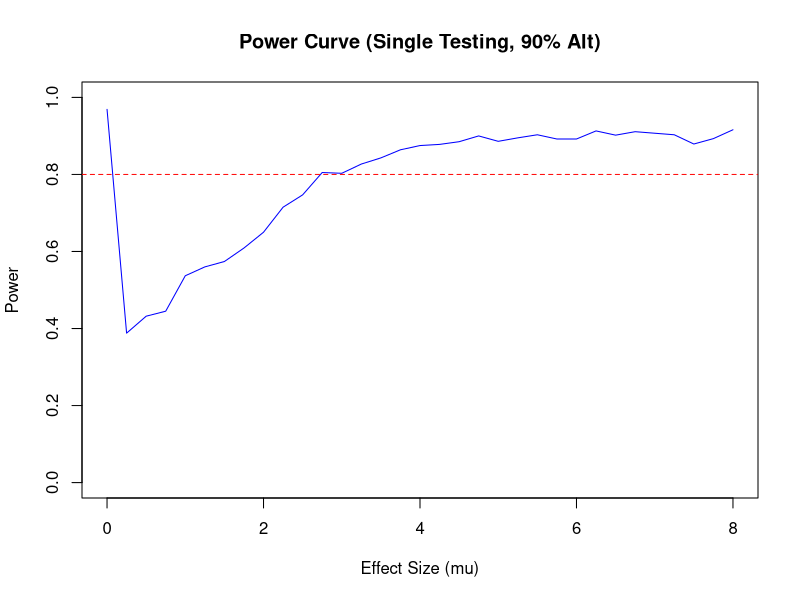
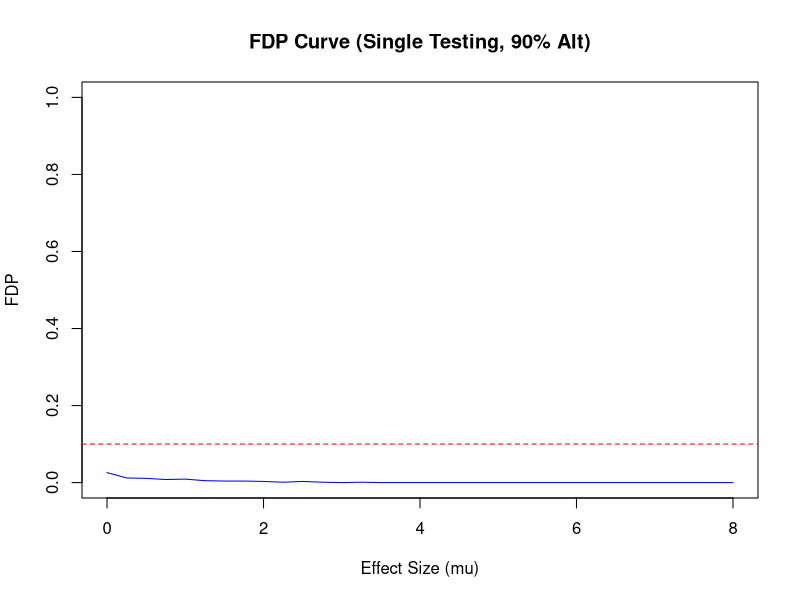
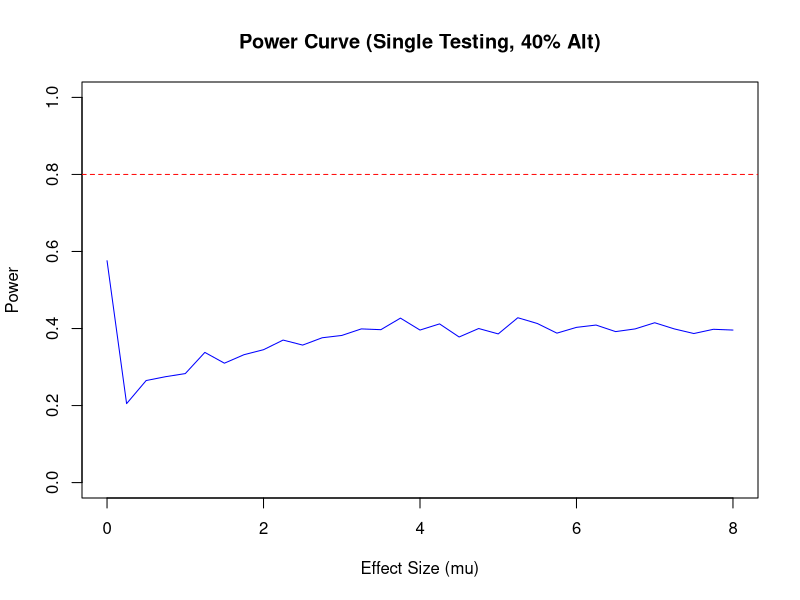
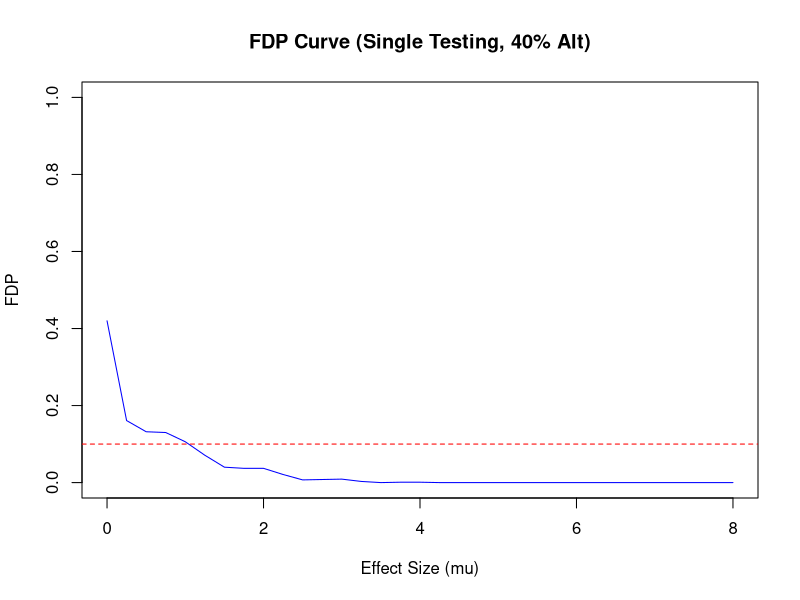
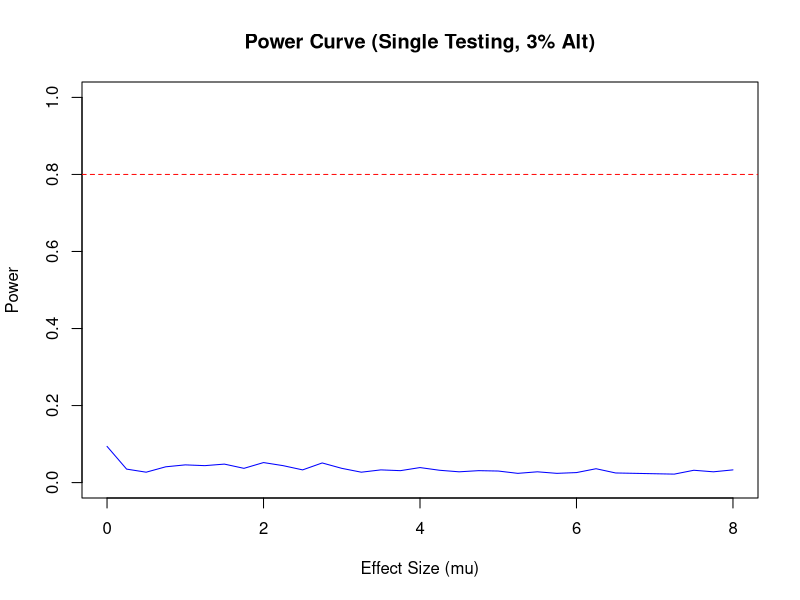
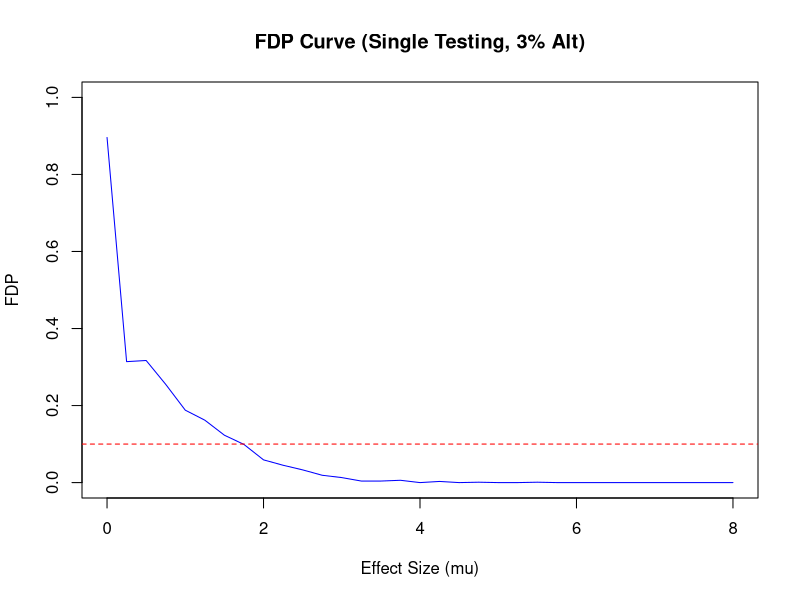
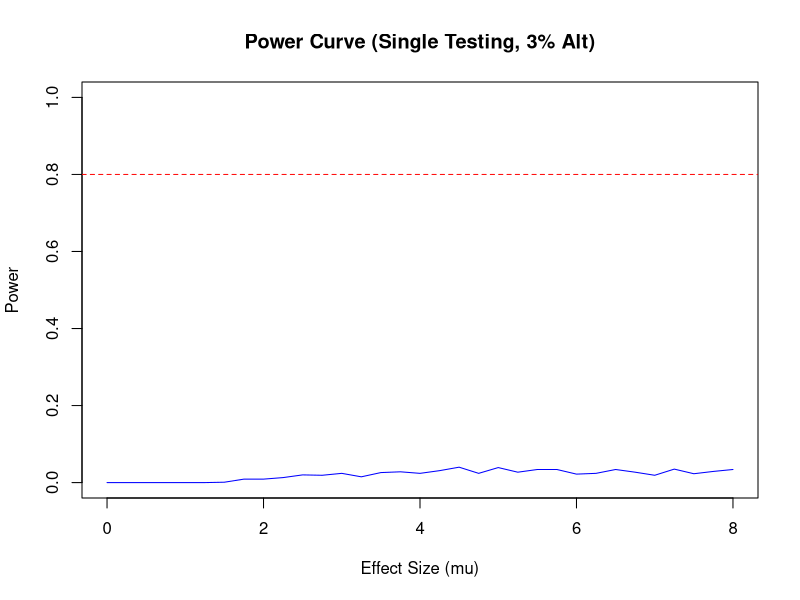
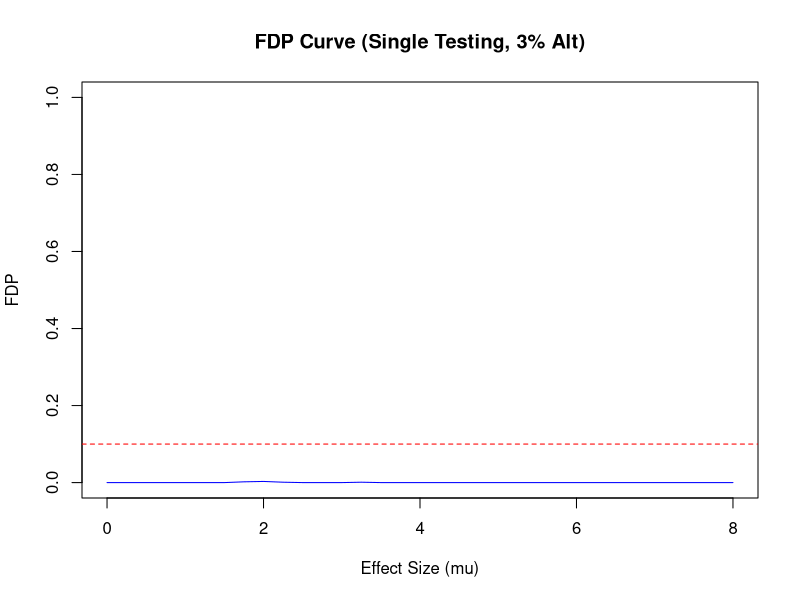

Source code (R) for these figures, in order:
calc_dens_ind_hl <- function(Zmat, mu, pi, hl) {
  N <- nrow(Zmat)
  K <- ncol(Zmat)
  
  dens <- rep(1, N)
  
  for (j in 1:K) {
    dens_j <- if (hl[j] == 0) {
      dnorm(Zmat[,j], mean = 0, sd = 1)
    } else {
      pi * dnorm(Zmat[,j], mean = mu[j], sd = 1) +
        (1 - pi) * dnorm(Zmat[,j], mean = -mu[j], sd = 1)
    }
    
    dens <- dens * dens_j
  }
  
  return(dens)
}

#------------------------------------------------------------------------------------
symm_fit_ind_single <- function(testStat, fixedMu, fixedPi) {
  # testStat: numeric vector of length K (e.g., c(Z1, Z2))
  # fixedMu: numeric vector of length K
  # fixedPi: vector of length 4 → prior over (0,0), (0,1), (1,0), (1,1)
  
  K <- length(testStat)
  
  # Define the four h^l configurations
  Hmat <- list(
    c(0, 0), # global null
    c(0, 1), # partial
    c(1, 0), # partial
    c(1, 1)  # full alt
  )
  
  # Compute density under each pattern
  dens <- sapply(1:4, function(idx) {
    hl_vec <- Hmat[[idx]]
    calc_dens_ind_hl(matrix(testStat, nrow = 1), fixedMu, pi = 0.5, hl_vec) # pi here controls sign mixture
  })
  
  # Weight by fixed priors
  weighted_dens <- dens * fixedPi
  
  # Total marginal probability of Z
  probZ <- sum(weighted_dens)
  
  # Null = configs with at least one zero
  null_indices <- c(1, 2, 3) # (0,0), (0,1), (1,0)
  probNull <- sum(weighted_dens[null_indices])
  
  # Local FDR
  lfdr <- probNull / probZ
  
  return(list(
    lfdr = lfdr,
    probZ = probZ,
    probNull = probNull
  ))
}


#------------------------------------------------------------------------------------
# Function to generate one test statistic (J=1)
generate_single_test <- function(mu, hl, pi = 0.5) {
  K <- length(mu)
  Z <- numeric(K)
  
  for (j in 1:K) {
    if (hl[j] == 0) {
      Z[j] <- rnorm(1, 0, 1)
    } else {
      # Sample sign according to probability pi for +mu and 1-pi for -mu
      sign_j <- sample(c(-1, 1), 1, prob = c(1 - pi, pi))
      Z[j] <- rnorm(1, mean = sign_j * mu[j], sd = 1)
    }
  }
  return(Z)
}

#----------------------------------------------------------------------------------------
fixedPi_90 <- c(0.03, 0.03, 0.04, 0.90)

run_simulation_single <- function(fixedMu, n_sim = 1000) {
  fdp_vec <- numeric(n_sim)
  power_vec <- numeric(n_sim)
  
  for (i in 1:n_sim) {
    # Randomly choosing one h^l with probabiliy 0.03 for (0,0), 0.3 for (0,1), 0.04 for (1,0), and 0.9 for (1,1)
    state <- sample(1:4, 1, prob = fixedPi_90)
    
    # Map to hl vector
    hl_list <- list(
      c(0, 0), # global null
      c(0, 1), # partial
      c(1, 0), # partial
      c(1, 1)  # full alt
    )
    hl <- hl_list[[state]]
    
    # Generate one test statistic (J=1)
    testStat <- matrix(generate_single_test(fixedMu, hl), nrow = 1)
    true_label <- ifelse(any(hl != 0), 1, 0) # 1 = alt, 0 = null
    
    # Fit fixed model
    fit_result <- symm_fit_ind_single(testStat, fixedMu, fixedPi_90)
    lfdr <- fit_result$lfdr
    
    # Rejection rule: reject if lfdr <= 0.1
    reject <- (lfdr <= 0.1)
    
    if (reject) {
      if (true_label == 1) {
        fdp_vec[i] <- 0
        power_vec[i] <- 1
      } else {
        fdp_vec[i] <- 1
        power_vec[i] <- 0
      }
    } else {
      fdp_vec[i] <- 0
      power_vec[i] <- 0
    }
  }
  
  list(mean_fdp = mean(fdp_vec),
       power = mean(power_vec))
}

## Run function by varying effect sizes (mu)
mu_values <- seq(0, 8, by = 0.25)
results_single <- lapply(mu_values, function(mu_val) {
  fixedMu <- rep(mu_val, 2)  # K = 2
  run_simulation_single(fixedMu)
})

mean_power_single <- sapply(results_single, function(res) res$power)
mean_fdp_single <- sapply(results_single, function(res) res$mean_fdp)

## Plot the power curve
plot(mu_values, mean_power_single, type = "l", pch = 19, col = "blue",
     ylim = c(0, 1), xlab = "Effect Size (mu)", ylab = "Power",
     main = "Power Curve (Single Testing, 90% Alt)")
abline(h = 0.8, col = "red", lty = 2)  # reference line for 80% power

## Plot the FDP curve
plot(mu_values, mean_fdp_single, type = "l", pch = 19, col = "blue",
     ylim = c(0, 1), xlab = "Effect Size (mu)", ylab = "FDP",
     main = "FDP Curve (Single Testing, 90% Alt)")
abline(h = 0.1, col = "red", lty = 2)  # reference FDR threshold

#----------------------------------------------------------------------------------
fixedPi_40 <- c(0.4, 0.1, 0.1, 0.4)

run_simulation_single <- function(fixedMu, n_sim = 1000) {
  fdp_vec <- numeric(n_sim)
  power_vec <- numeric(n_sim)
  
  for (i in 1:n_sim) {
    # Randomly choosing one h^l with probability fixedPi_40
    state <- sample(1:4, 1, prob = fixedPi_40)
    
    # Map to hl vector
    hl_list <- list(
      c(0, 0), # global null
      c(0, 1), # partial
      c(1, 0), # partial
      c(1, 1)  # full alt
    )
    hl <- hl_list[[state]]
    
    # Generate one test statistic (J=1)
    testStat <- matrix(generate_single_test(fixedMu, hl), nrow = 1)
    true_label <- ifelse(any(hl != 0), 1, 0) # 1 = alt, 0 = null
    
    # Fit fixed model
    fit_result <- symm_fit_ind_single(testStat, fixedMu, fixedPi_90)
    lfdr <- fit_result$lfdr
    
    # Rejection rule: reject if lfdr <= 0.1
    reject <- (lfdr <= 0.1)
    
    if (reject) {
      if (true_label == 1) {
        fdp_vec[i] <- 0
        power_vec[i] <- 1
      } else {
        fdp_vec[i] <- 1
        power_vec[i] <- 0
      }
    } else {
      fdp_vec[i] <- 0
      power_vec[i] <- 0
    }
  }
  
  list(mean_fdp = mean(fdp_vec),
       power = mean(power_vec))
}

## Run function by varying effect sizes (mu)
mu_values <- seq(0, 8, by = 0.25)
results_single <- lapply(mu_values, function(mu_val) {
  fixedMu <- rep(mu_val, 2)  # K = 2
  run_simulation_single(fixedMu)
})

mean_power_single <- sapply(results_single, function(res) res$power)
mean_fdp_single <- sapply(results_single, function(res) res$mean_fdp)

## Plot the power curve
plot(mu_values, mean_power_single, type = "l", pch = 19, col = "blue",
     ylim = c(0, 1), xlab = "Effect Size (mu)", ylab = "Power",
     main = "Power Curve (Single Testing, 40% Alt)")
abline(h = 0.8, col = "red", lty = 2)  # reference line for 80% power

## Plot the FDP curve
plot(mu_values, mean_fdp_single, type = "l", pch = 19, col = "blue",
     ylim = c(0, 1), xlab = "Effect Size (mu)", ylab = "FDP",
     main = "FDP Curve (Single Testing, 40% Alt)")
abline(h = 0.1, col = "red", lty = 2)  # reference FDR threshold

#--------------------------------------------------------------------------------
fixedPi_3 <- c(0.9, 0.04, 0.03, 0.03)

run_simulation_single <- function(fixedMu, n_sim = 1000) {
  fdp_vec <- numeric(n_sim)
  power_vec <- numeric(n_sim)
  
  for (i in 1:n_sim) {
    # Randomly choosing one h^l with probability fixedPi_3
    state <- sample(1:4, 1, prob = fixedPi_3)
    
    # Map to hl vector
    hl_list <- list(
      c(0, 0), # global null
      c(0, 1), # partial
      c(1, 0), # partial
      c(1, 1)  # full alt
    )
    hl <- hl_list[[state]]
    
    # Generate one test statistic (J=1)
    testStat <- matrix(generate_single_test(fixedMu, hl), nrow = 1)
    true_label <- ifelse(any(hl != 0), 1, 0) # 1 = alt, 0 = null
    
    # Fit fixed model
    fit_result <- symm_fit_ind_single(testStat, fixedMu, fixedPi_90)
    lfdr <- fit_result$lfdr
    
    # Rejection rule: reject if lfdr <= 0.1
    reject <- (lfdr <= 0.1)
    
    if (reject) {
      if (true_label == 1) {
        fdp_vec[i] <- 0
        power_vec[i] <- 1
      } else {
        fdp_vec[i] <- 1
        power_vec[i] <- 0
      }
    } else {
      fdp_vec[i] <- 0
      power_vec[i] <- 0
    }
  }
  
  list(mean_fdp = mean(fdp_vec),
       power = mean(power_vec))
}

## Run function by varying effect sizes (mu)
mu_values <- seq(0, 8, by = 0.25)
results_single <- lapply(mu_values, function(mu_val) {
  fixedMu <- rep(mu_val, 2)  # K = 2
  run_simulation_single(fixedMu)
})

mean_power_single <- sapply(results_single, function(res) res$power)
mean_fdp_single <- sapply(results_single, function(res) res$mean_fdp)

## Plot the power curve
plot(mu_values, mean_power_single, type = "l", pch = 19, col = "blue",
     ylim = c(0, 1), xlab = "Effect Size (mu)", ylab = "Power",
     main = "Power Curve (Single Testing, 3% Alt)")
abline(h = 0.8, col = "red", lty = 2)  # reference line for 80% power

## Plot the FDP curve
plot(mu_values, mean_fdp_single, type = "l", pch = 19, col = "blue",
     ylim = c(0, 1), xlab = "Effect Size (mu)", ylab = "FDP",
     main = "FDP Curve (Single Testing, 3% Alt)")
abline(h = 0.1, col = "red", lty = 2)  # reference FDR threshold

#---------------------------------------------------------------------------------
# Misspecify priors with fixedPi_3 as reference

run_simulation_single <- function(fixedMu, n_sim = 1000) {
  fdp_vec <- numeric(n_sim)
  power_vec <- numeric(n_sim)
  
  for (i in 1:n_sim) {
    # Randomly choosing one h^l with probability fixedPi_3
    state <- sample(1:4, 1, prob = fixedPi_3)
    
    # Map to hl vector
    hl_list <- list(
      c(0, 0), # global null
      c(0, 1), # partial
      c(1, 0), # partial
      c(1, 1)  # full alt
    )
    hl <- hl_list[[state]]
    
    # Generate one test statistic (J=1)
    testStat <- matrix(generate_single_test(fixedMu, hl), nrow = 1)
    true_label <- ifelse(any(hl != 0), 1, 0) # 1 = alt, 0 = null
    
    # Fit fixed model
    fit_result <- symm_fit_ind_single(testStat, fixedMu, fixedPi_40)
    lfdr <- fit_result$lfdr
    
    # Rejection rule: reject if lfdr <= 0.1
    reject <- (lfdr <= 0.1)
    
    if (reject) {
      if (true_label == 1) {
        fdp_vec[i] <- 0
        power_vec[i] <- 1
      } else {
        fdp_vec[i] <- 1
        power_vec[i] <- 0
      }
    } else {
      fdp_vec[i] <- 0
      power_vec[i] <- 0
    }
  }
  
  list(mean_fdp = mean(fdp_vec),
       power = mean(power_vec))
}

## Run function by varying effect sizes (mu)
mu_values <- seq(0, 8, by = 0.25)
results_single <- lapply(mu_values, function(mu_val) {
  fixedMu <- rep(mu_val, 2)  # K = 2
  run_simulation_single(fixedMu)
})

mean_power_single <- sapply(results_single, function(res) res$power)
mean_fdp_single <- sapply(results_single, function(res) res$mean_fdp)

## Plot the power curve
plot(mu_values, mean_power_single, type = "l", pch = 19, col = "blue",
     ylim = c(0, 1), xlab = "Effect Size (mu)", ylab = "Power",
     main = "Power Curve (Single Testing, 3% Alt)")
abline(h = 0.8, col = "red", lty = 2)  # reference line for 80% power

## Plot the FDP curve
plot(mu_values, mean_fdp_single, type = "l", pch = 19, col = "blue",
     ylim = c(0, 1), xlab = "Effect Size (mu)", ylab = "FDP",
     main = "FDP Curve (Single Testing, 3% Alt)")
abline(h = 0.1, col = "red", lty = 2)  # reference FDR threshold


